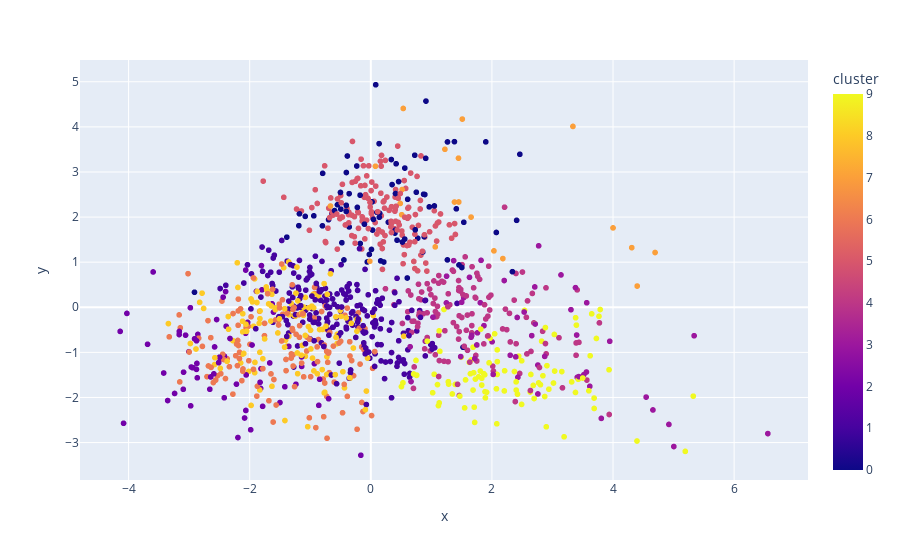

This figure's notebook cell:
### Code cell
pca_pipeline = Pipeline([('scaler', StandardScaler()), ('PCA', PCA(n_components=2))])
song_embedding = pca_pipeline.fit_transform(X)
projection = pd.DataFrame(columns=['x', 'y'], data=song_embedding)
projection['title'] = clean_data['song_name']
projection['cluster'] = clean_data['cluster_label']

fig = px.scatter(
    projection, x='x', y='y', color='cluster', hover_data=['x', 'y', 'title'])
fig.show()

### Figure 1 — Plotly figure (JSON) as saved in the notebook; plotly's stock layout.template omitted (floating-point values rounded to 4 significant figures; data arrays with more than 128 entries replaced by an {"elided": "..."} marker saying what was removed)
{"data": [{"customdata": {"elided": "1099x1 str values"}, "hovertemplate": "x=%{x}<br>y=%{y}<br>title=%{customdata[0]}<br>cluster=%{marker.color}<extra></extra>", "legendgroup": "", "marker": {"color": {"elided": "1099 int values"}, "coloraxis": "coloraxis", "symbol": "circle"}, "mode": "markers", "name": "", "showlegend": false, "type": "scattergl", "x": {"elided": "1099 float values"}, "xaxis": "x", "y": {"elided": "1099 float values"}, "yaxis": "y"}], "layout": {"coloraxis": {"colorbar": {"title": {"text": "cluster"}}, "colorscale": [[0, "#0d0887"], [0.1111, "#46039f"], [0.2222, "#7201a8"], [0.3333, "#9c179e"], [0.4444, "#bd3786"], [0.5556, "#d8576b"], [0.6667, "#ed7953"], [0.7778, "#fb9f3a"], [0.8889, "#fdca26"], [1, "#f0f921"]]}, "legend": {"tracegroupgap": 0}, "margin": {"t": 60}, "xaxis": {"anchor": "y", "domain": [0, 1], "title": {"text": "x"}}, "yaxis": {"anchor": "x", "domain": [0, 1], "title": {"text": "y"}}}}
